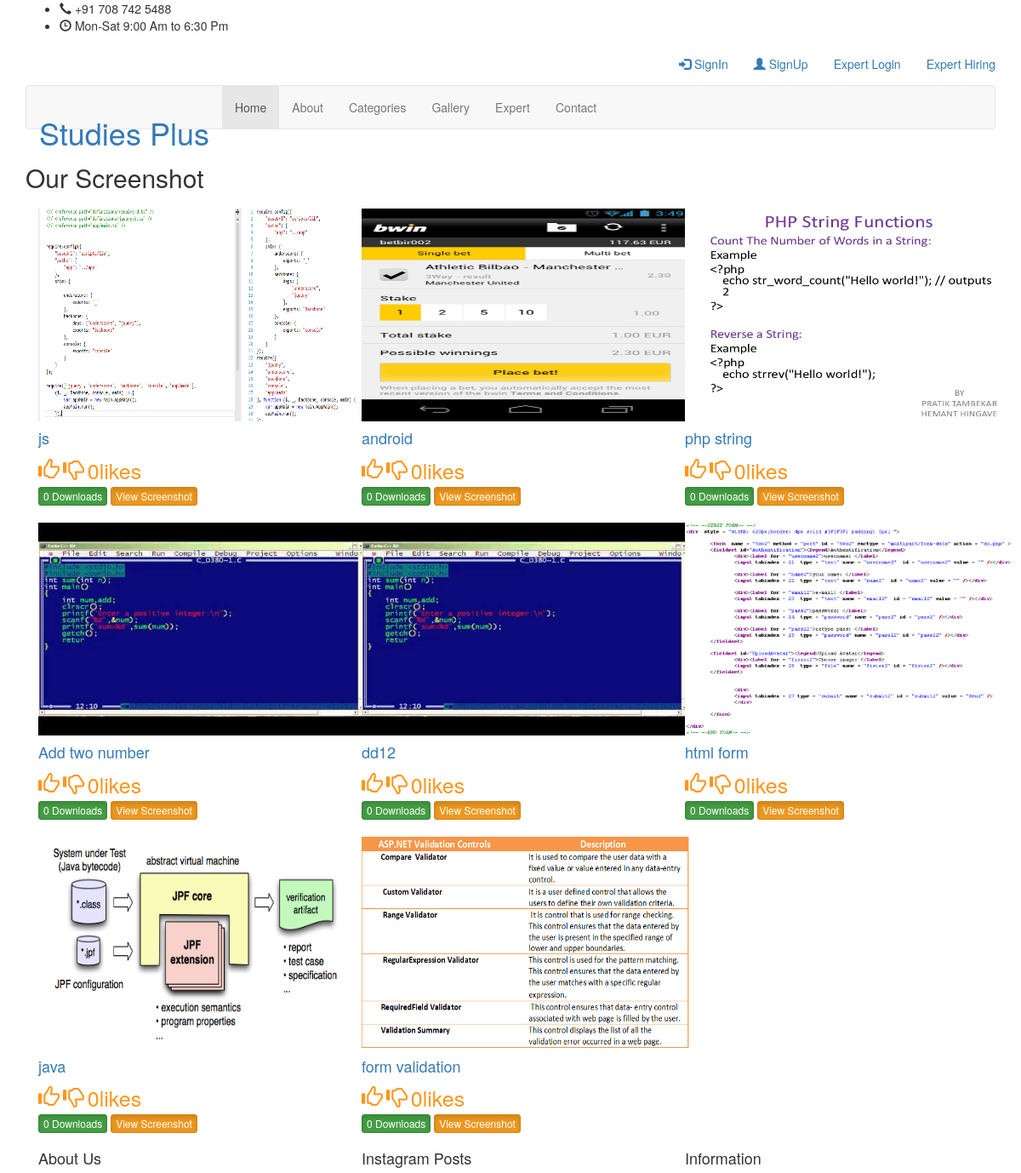
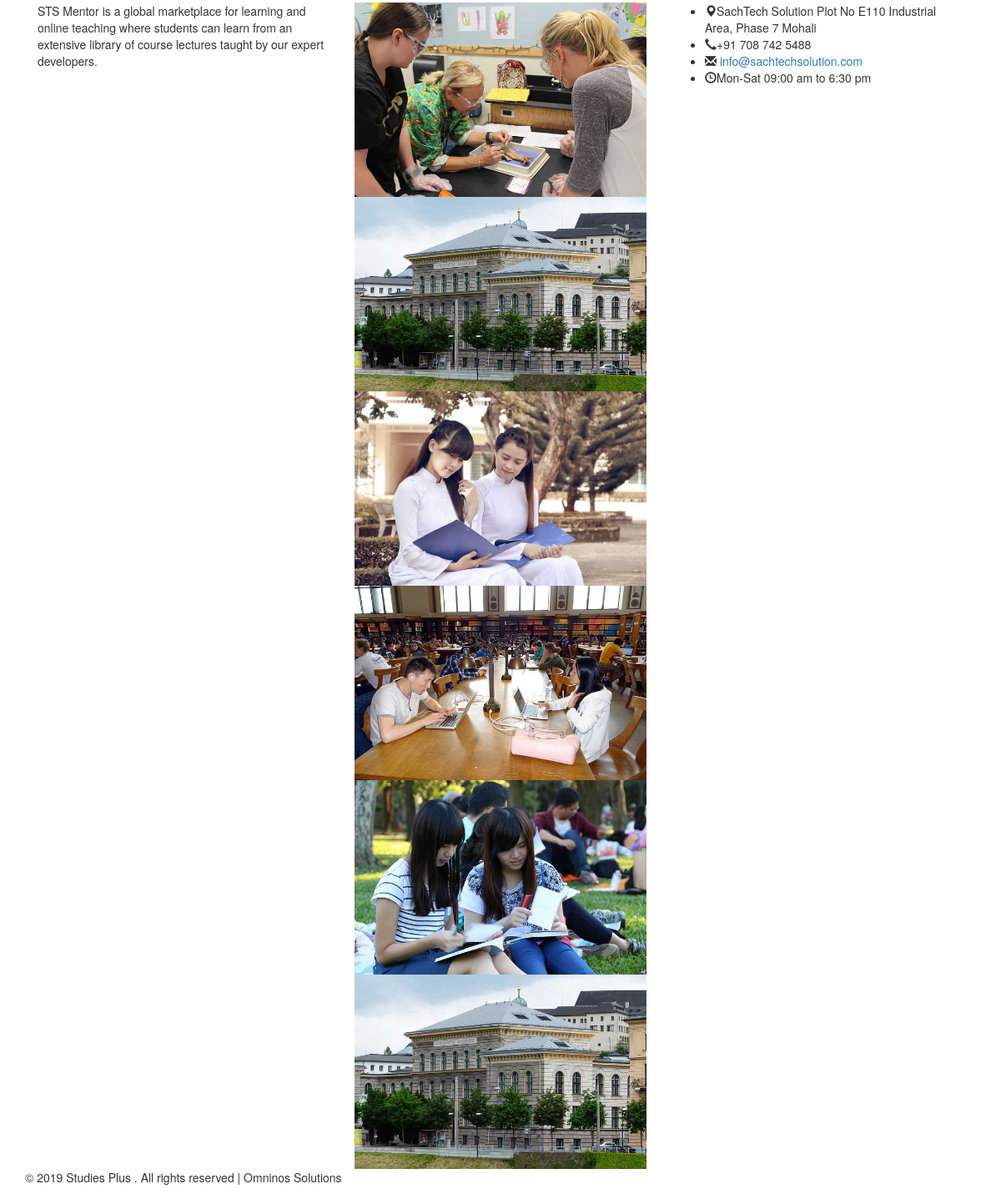
Page /view_screenshot_bl.php on the committed database (2 pictures, top to bottom).
### tables this page shows
CREATE TABLE `screenshot` (
  `screenshot_id` int(100) NOT NULL,
  `screenshot_title` varchar(50) NOT NULL,
  `screenshot_uploadcover` varchar(50) NOT NULL,
  `screenshot_category` varchar(50) NOT NULL,
  `screenshot_uploaded_by` varchar(100) NOT NULL,
  `time` timestamp NOT NULL DEFAULT CURRENT_TIMESTAMP ON UPDATE CURRENT_TIMESTAMP
);

### view_screenshot_bl.php (the view, shortened to what this page needs)
<?php require "header_files.php"; ?>
</head>
<body>
		<?php require "header_files.php";
?>
		<?php include "header_files.php";
?>
</head>
<body>
		<div class="header">
			<div class="header-top">
				<div class="container">
					<div class="detail">
						<ul>
							<li><i class="glyphicon glyphicon-earphone" aria-hidden="true"></i> +91 708 742 5488</li>
							<li><i class="glyphicon glyphicon-time" aria-hidden="true"></i> Mon-Sat 9:00 Am to 6:30 Pm </li>
						</ul>
					</div>
					<div class="indicate">
						<ul class="nav navbar-nav navbar-right">
						<li><a href="#" onclick="f1()"><span class="glyphicon glyphicon-log-in"></span> SignIn</a></li>
						<li><a href="#" onclick="f2()"><span class="glyphicon glyphicon-user"></span> SignUp</a></li>
						<li><a href="expert/index.php">Expert Login</a></li>
						<li><a href="#" onclick="f3()">Expert Hiring</a></li>
						</ul>
					</div>
					<div class="clearfix"></div>
				</div>
			</div>
			<div class="container">
				<nav class="navbar navbar-default">
					<div class="container-fluid">
						<div class="navbar-header">
							<div class="navbar-brand">
								<h1><a href="index.php">Studies <span>Plus</span></a></h1>
							</div>
						</div>
						<div class="collapse navbar-collapse" id="bs-example-navbar-collapse-1">
							<nav class="link-effect-2" id="link-effect-2">
								<ul class="nav navbar-nav">
									<li class="active"><a href="index.php"><span data-hover="Home">Home</span></a></li>
									<li><a href="about.php"><span data-hover="About">About</span></a></li>
									<li><a href="cat.php"><span data-hover="Categories">Categories</span></a></li>
									<li><a href="projects.php"><span data-hover="Gallery">Gallery</span></a></li>
									<li><a href="expert_bl.php"><span data-hover="Expert">Expert</span></a></li>
									<li><a href="contact.php"><span data-hover="Contact">Contact</span></a></li>
								</ul>
							</nav>
						</div>
					</div>
				</nav>
			</div>
		</div>
		<div class="content">
			<div class="projects-agile">
				<div class="container">
					<h2 class="tittle">Our Screenshot</h2>
						<div class="portfolio_grid_w3lss">
							<?php
		                    $eid=$_GET['z']; $vd=0;
					$q="select * from screenshot where screenshot_category='$eid'";
					$chk=$conn->query($q);
					while($r=$chk->fetch_assoc())
					{
				?>
							<div class="col-md-4 w3agile_Projects_grid" style="margin-top:10px" >
								<div class="w3agile_Projects_image">
									<a class="sb" href="#" >
										<figure>
											<IMG src="admin/screenshot_cover/<?php echo $r['screenshot_uploadcover'];?>" alt=""  height="250" width="385px"/>
											<figcaption>
												<h4><?php echo $r['screenshot_title'];?></h4>
									<p>
										<a onclick="f1()">
											<i class="glyphicon glyphicon glyphicon-thumbs-up"style="color:#FF961C; font-size:25px;" aria-hidden="true"></i> </a>
										<a onclick="f1()">
											<i class="glyphicon glyphicon glyphicon glyphicon-thumbs-down" aria-hidden="true" style="color:#FF961C; font-size:25px;"></i>
										</a>
											<span style="color:#FF961C; font-size:25px;">
											<?php
											$sid=$r['screenshot_id'];
											$st="like";
											$q1="select * from sreenshot_rating where status='$st'and screenshot_id='$sid'";
											$check=$conn->query($q1);
											$num=$check->num_rows;
											echo $num."likes";?>
									</span>
										<br>
										<a onclick="f1()" class="btn btn-success btn-xs active">
										<?php
										$fd=0;
										if($fd==0)
										{
											echo "0 Downloads";
										}
										?>
										</a>
										<a onclick="f1()" class="btn btn-warning active btn-xs">View Screenshot</a>
									</p>
											</figcaption>
										</figure>
									</a>
								</div>
							</div>
							<?php
					}
					?>
						</div>
					</div>
			</div>
		</div>
			<div class="footer-w3">
				<div class="container">
					<div class="footer-grids">
						<div class="col-md-4 footer-grid">
							<h4>About Us</h4>
							<p>STS Mentor is a global marketplace for learning and online teaching where students can learn from an extensive library of course lectures taught by our expert developers.</p>
						</div>
						<div class="col-md-4 footer-grid">
						<h4>Instagram Posts</h4>
							<div class="footer-grid1">
								<img src="images/w1.jpg" alt=" " class="img-responsive">
							</div>
							<div class="footer-grid1">
								<img src="images/w2.jpg" alt=" " class="img-responsive">
							</div>
							<div class="footer-grid1">
								<img src="images/w4.jpg" alt=" " class="img-responsive">
							</div>
							<div class="footer-grid1">
								<img src="images/w5.jpg" alt=" " class="img-responsive">
							</div>
							<div class="footer-grid1">
								<img src="images/w6.jpg" alt=" " class="img-responsive">
							</div>
							<div class="footer-grid1">
								<img src="images/w2.jpg" alt=" " class="img-responsive">
							</div>
						</div>
						<div class="col-md-4 footer-grid">
						<h4>Information</h4>
							<ul>
								<li><i class="glyphicon glyphicon-map-marker" aria-hidden="true"></i>SachTech Solution Plot No E110
Industrial Area, Phase 7 Mohali</li>
								<li><i class="glyphicon glyphicon-earphone" aria-hidden="true"></i>+91 708 742 5488</li>
								<li><i class="glyphicon glyphicon-envelope" aria-hidden="true"></i><a href="mailto:
info@sachtechsolution.com">
info@sachtechsolution.com</a></li>
								<li><i class="glyphicon glyphicon-time" aria-hidden="true"></i>Mon-Sat 09:00 am to 6:30 pm</li>
							</ul>
						</div>
					</div>
				</div>
			</div>
		<?php require "footer.php"; ?>
</body>
</html>

### header_files.php (shortened to what this page needs)
<!DOCTYPE html>
<html>
<head>
<link href="css/bootstrap.css" rel="stylesheet" type="text/css" media="all" />
<link href="css/style.css" rel="stylesheet" type="text/css" media="all" />
<link rel="stylesheet" href="css/ken-burns.css" type="text/css" media="all" />
<link rel="stylesheet" href="css/animate.min.css" type="text/css" media="all" />
</head>

### footer.php (shortened to what this page needs)
<div class="copy-section">
				<div class="container">
					<div class="copy">
						<p>&copy; 2019  Studies Plus . All rights reserved | Omninos Solutions <a href="#"></a></p>
					</div>
				</div>
			</div>

### rows in the picture
screenshot: screenshot_uploadcover (picture), screenshot_title "js", num "0"
screenshot: screenshot_uploadcover (picture), screenshot_title "android", num "0"
screenshot: screenshot_uploadcover (picture), screenshot_title "php string", num "0"
screenshot: screenshot_uploadcover (placeholder picture), screenshot_title "Add two number", num "0"
screenshot: screenshot_uploadcover (placeholder picture), screenshot_title "dd12", num "0"
screenshot: screenshot_uploadcover (picture), screenshot_title "html form", num "0"
screenshot: screenshot_uploadcover (picture), screenshot_title "java", num "0"
screenshot: screenshot_uploadcover (picture), screenshot_title "form validation", num "0"
